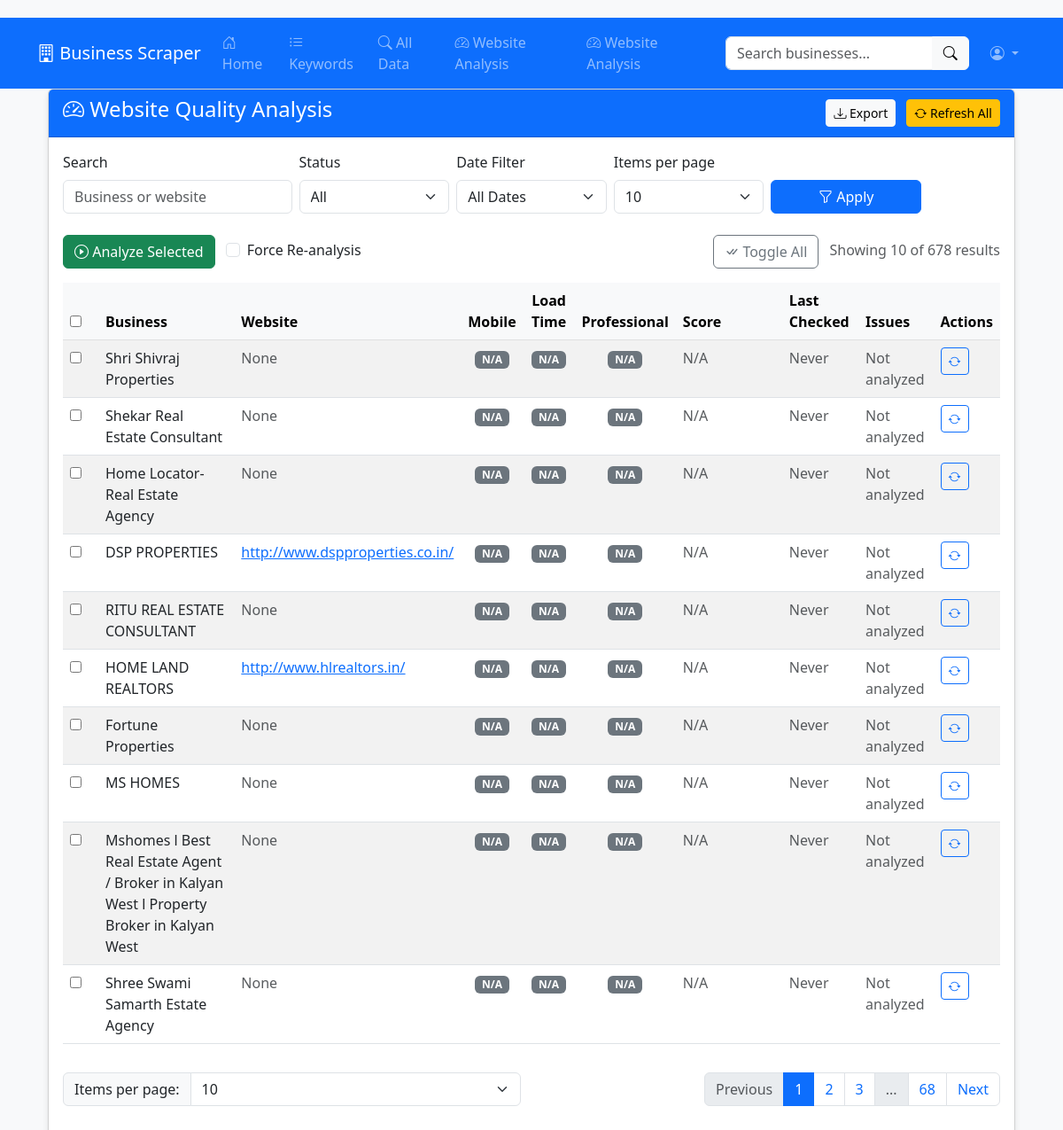
/website_analysis, run on an earlier commit of the app's database.
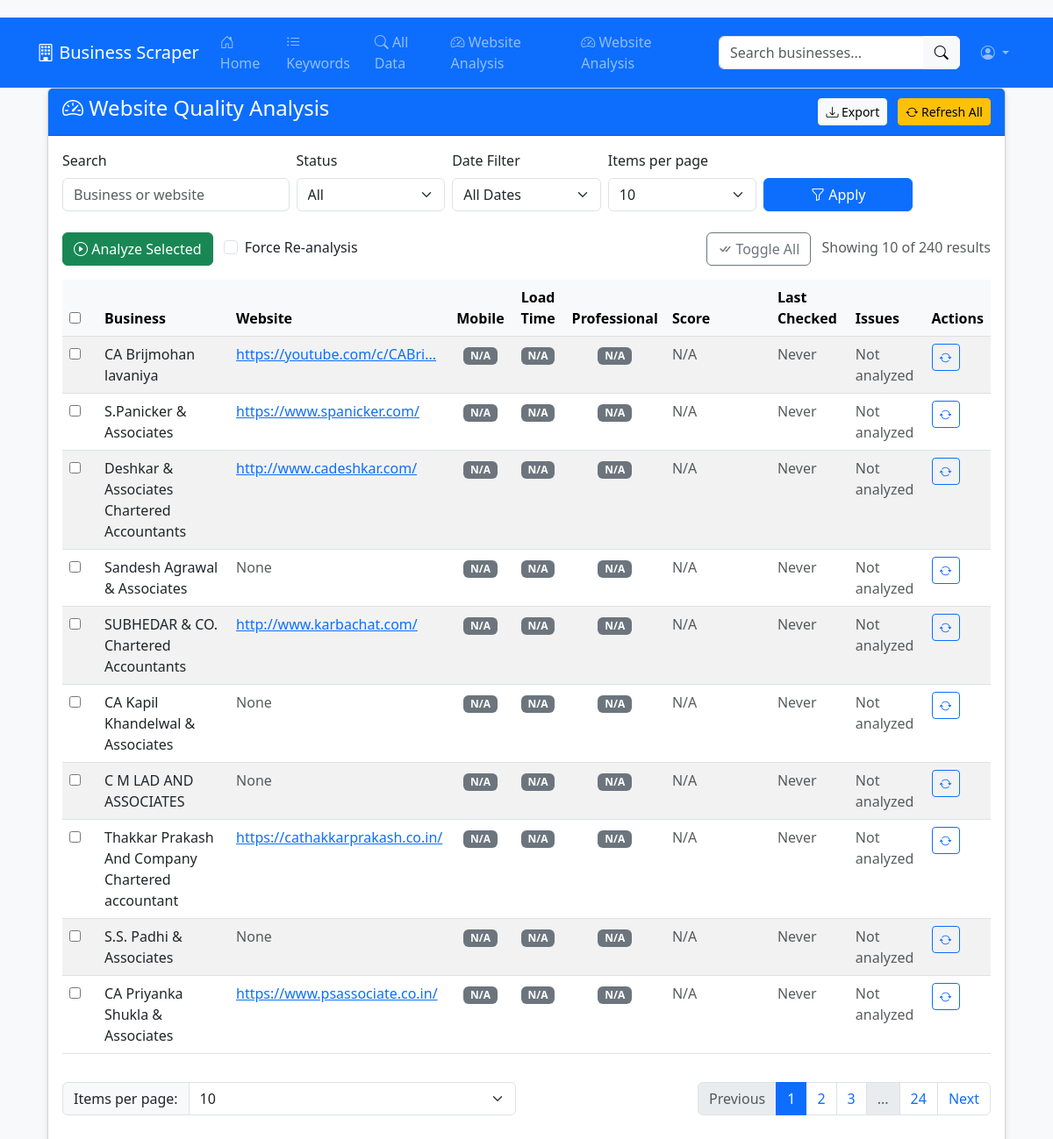
And on a later commit of the database.
### app.py (models this page shows)
class SearchResult(db.Model):
    id = db.Column(db.Integer, primary_key=True)
    keyword_id = db.Column(db.Integer, db.ForeignKey('keyword.id'), nullable=False)
    title = db.Column(db.String(200), nullable=True)
    link = db.Column(db.String(500), nullable=True)
    website = db.Column(db.String(500), nullable=True)
    stars = db.Column(db.Float, nullable=True)
    reviews = db.Column(db.Integer, nullable=True)
    phone = db.Column(db.String(20), nullable=True)
    facebook = db.Column(db.String(500), nullable=True)
    instagram = db.Column(db.String(500), nullable=True)
    linkedin = db.Column(db.String(500), nullable=True)
    twitter = db.Column(db.String(500), nullable=True)
    scraped_at = db.Column(db.DateTime, default=datetime.utcnow)
    keyword = db.relationship('Keyword', backref='results')

### app.py (the view)
@app.route('/website_analysis', methods=['GET'])
def website_analysis():
    filter_type = request.args.get('filter', 'all')
    search_query = request.args.get('search', '')
    per_page = request.args.get('per_page', 10, type=int)
    page = request.args.get('page', 1, type=int)
    query = db.session.query(SearchResult, WebsiteAnalysis).outerjoin(
        WebsiteAnalysis, SearchResult.id == WebsiteAnalysis.result_id)
    if search_query:
        query = query.filter(
            SearchResult.title.ilike(f'%{search_query}%') |
            SearchResult.website.ilike(f'%{search_query}%')
        )
    if filter_type == 'no_website':
        query = query.filter(SearchResult.website.is_(None))
    elif filter_type == 'bad_website':
        query = query.filter(WebsiteAnalysis.score < 50)
    elif filter_type == 'good_website':
        query = query.filter(WebsiteAnalysis.score >= 70)
    sort_by = request.args.get('sort_by', 'last_analyzed')
    sort_order = request.args.get('sort_order', 'desc')
    if sort_by == 'score':
        if sort_order == 'asc':
            query = query.order_by(WebsiteAnalysis.score.asc())
        else:
            query = query.order_by(WebsiteAnalysis.score.desc())
    else:  # Default sort by last analyzed
        if sort_order == 'asc':
            query = query.order_by(WebsiteAnalysis.last_analyzed.asc())
        else:
            query = query.order_by(WebsiteAnalysis.last_analyzed.desc())
    results = query.paginate(page=page, per_page=per_page, error_out=False)
    return render_template('website_analysis.html',
                           results=results,
                           filter_type=filter_type,
                           search_query=search_query,
                           sort_by=sort_by,
                           sort_order=sort_order)

### templates/website_analysis.html (shortened to what the changed rows need)
{% extends "base.html" %}
{% block content %}
<div class="container">
    <div class="card mb-4">
        <div class="card-body">
            <form method="POST" action="{{ url_for('run_analysis') }}">
                <div class="d-flex justify-content-between mb-3">
                    <div>
                        <button type="button" class="btn btn-outline-secondary me-2" onclick="toggleSelectAll()">
                            <i class="bi bi-check-all"></i> Toggle All
                        </button>
                        <span class="text-muted">
                            Showing {{ results.items|length }} of {{ results.total }} results
                        </span>
                    </div>
                </div>
                <div class="table-responsive">
                    <table class="table table-hover table-striped">
                        <thead class="table-light">
                            <tr>
                                <th width="40"><input type="checkbox" id="select_all"></th>
                                <th>Business</th>
                                <th>Website</th>
                                <th class="text-center">Mobile</th>
                                <th class="text-center">Load Time</th>
                                <th class="text-center">Professional</th>
                                <th>Score</th>
                                <th>Last Checked</th>
                                <th>Issues</th>
                                <th>Actions</th>
                            </tr>
                        </thead>
                        <tbody>
                            {% for result, analysis in results.items %}
                            <tr class="{% if analysis and analysis.score < 50 %}table-danger{% elif analysis and analysis.score < 70 %}table-warning{% endif %}">
                                <td><input type="checkbox" name="result_ids" value="{{ result.id }}"></td>
                                <td>{{ result.title }}</td>
                                <td>
                                    {% if result.website %}
                                        <a href="{{ result.website }}" target="_blank">{{ result.website|truncate(30) }}</a>
                                    {% else %}
                                        <span class="text-muted">None</span>
                                    {% endif %}
                                </td>
                                <td class="text-center">
                                    {% if analysis %}
                                        <span class="badge bg-{% if analysis.mobile_friendly %}success{% else %}danger{% endif %}">
                                            {% if analysis.mobile_friendly %}Yes{% else %}No{% endif %}
                                        </span>
                                    {% else %}
                                        <span class="badge bg-secondary">N/A</span>
                                    {% endif %}
                                </td>
                                <td class="text-center">
                                    {% if analysis and analysis.load_time %}
                                        <span class="badge bg-{% if analysis.load_time < 3 %}success{% else %}warning text-dark{% endif %}">
                                            {{ analysis.load_time }}s
                                        </span>
                                    {% else %}
                                        <span class="badge bg-secondary">N/A</span>
                                    {% endif %}
                                </td>
                                <td class="text-center">
                                    {% if analysis %}
                                        <span class="badge bg-{% if analysis.professional_look %}success{% else %}danger{% endif %}">
                                            {% if analysis.professional_look %}Yes{% else %}No{% endif %}
                                        </span>
                                    {% else %}
                                        <span class="badge bg-secondary">N/A</span>
                                    {% endif %}
                                </td>
                                <td style="min-width: 120px;">
                                    {% if analysis %}
                                        <div class="progress" style="height: 20px;">
                                            <div class="progress-bar
                                                {% if analysis.score >= 70 %}bg-success
                                                {% elif analysis.score >= 40 %}bg-warning
                                                {% else %}bg-danger{% endif %}"
                                                style="width: {{ analysis.score }}%">
                                                {{ analysis.score }}
                                            </div>
                                        </div>
                                    {% else %}
                                        <span class="text-muted">N/A</span>
                                    {% endif %}
                                </td>
                                <td>
                                    {% if analysis and analysis.last_analyzed %}
                                        {{ analysis.last_analyzed.strftime('%Y-%m-%d %H:%M') }}
                                    {% else %}
                                        <span class="text-muted">Never</span>
                                    {% endif %}
                                </td>
                                <td>
                                    {% if analysis %}
                                        <div style="max-width: 200px; overflow: hidden; text-overflow: ellipsis; white-space: nowrap;">
                                            {{ analysis.issues or 'No issues' }}
                                        </div>
                                    {% else %}
                                        <span class="text-muted">Not analyzed</span>
                                    {% endif %}
                                </td>
                                <td>
                                    <button type="button" class="btn btn-sm btn-outline-primary"
                                            onclick="analyzeSingle('{{ result.id }}')">
                                        <i class="bi bi-arrow-repeat"></i>
                                    </button>
                                </td>
                            </tr>
                            {% else %}
                            <tr>
                                <td colspan="10" class="text-center text-muted py-4">
                                    No results found. {% if filter_type != 'all' %}Try changing your filters.{% endif %}
                                </td>
                            </tr>
                            {% endfor %}
                        </tbody>
                    </table>
                </div>
                <nav aria-label="Page navigation" class="mt-3">
                    <div class="row">
                        <div class="col-md-6">
                            <ul class="pagination justify-content-end">
                                {% for page_num in results.iter_pages(left_edge=1, right_edge=1, left_current=2, right_current=2) %}
                                    {% if page_num %}
                                        {% if results.page == page_num %}
                                        <li class="page-item active">
                                            <span class="page-link">{{ page_num }}</span>
                                        </li>
                                        {% else %}
                                        <li class="page-item">
                                            <a class="page-link" href="{{ url_for('website_analysis',
                                                page=page_num,
                                                filter=filter_type,
                                                date_filter=date_filter,
                                                search=search_query,
                                                per_page=results.per_page) }}">
                                                {{ page_num }}
                                            </a>
                                        </li>
                                        {% endif %}
                                    {% else %}
                                        <li class="page-item disabled">
                                            <span class="page-link">...</span>
                                        </li>
                                    {% endif %}
                                {% endfor %}
                            </ul>
                        </div>
                    </div>
                </nav>
            </form>
        </div>
    </div>
</div>
{% endblock %}

What changed in the data, as far as the page shows it:
changed SearchResult: title "Shri Shivraj Properties" → "CA Brijmohan lavaniya"; website (not shown) → "https://youtube.com/c/CABri..."; no longer shows "None"
changed SearchResult: title "Shekar Real Estate Consultant" → "S.Panicker & Associates"; website (not shown) → "https://www.spanicker.com/"; no longer shows "None"
changed SearchResult: title "Home Locator- Real Estate Agency" → "Deshkar & Associates Chartered Accountants"; website (not shown) → "http://www.cadeshkar.com/"; no longer shows "None"
changed SearchResult: title "DSP PROPERTIES" → "Sandesh Agrawal & Associates"; website "http://www.dspproperties.co.in/" → (not shown); now shows "None"
changed SearchResult: title "RITU REAL ESTATE CONSULTANT" → "SUBHEDAR & CO. Chartered Accountants"; website (not shown) → "http://www.karbachat.com/"; no longer shows "None"
changed SearchResult: title "HOME LAND REALTORS" → "CA Kapil Khandelwal & Associates"; website "http://www.hlrealtors.in/" → (not shown); now shows "None"
changed SearchResult: title "Fortune Properties" → "C M LAD AND ASSOCIATES"
changed SearchResult: title "MS HOMES" → "Thakkar Prakash And Company Chartered accountant"; website (not shown) → "https://cathakkarprakash.co.in/"; no longer shows "None"
changed SearchResult: title "Mshomes l Best Real Estate Agent / Broker in Kalyan West l Property Broker in Kalyan West" → "S.S. Padhi & Associates"
changed SearchResult: title "Shree Swami Samarth Estate Agency" → "CA Priyanka Shukla & Associates"; website (not shown) → "https://www.psassociate.co.in/"; no longer shows "None"
Also different on the page:
{{ results.total }}: "678" → "240"
new list line: "24"
list line gone: "68"
